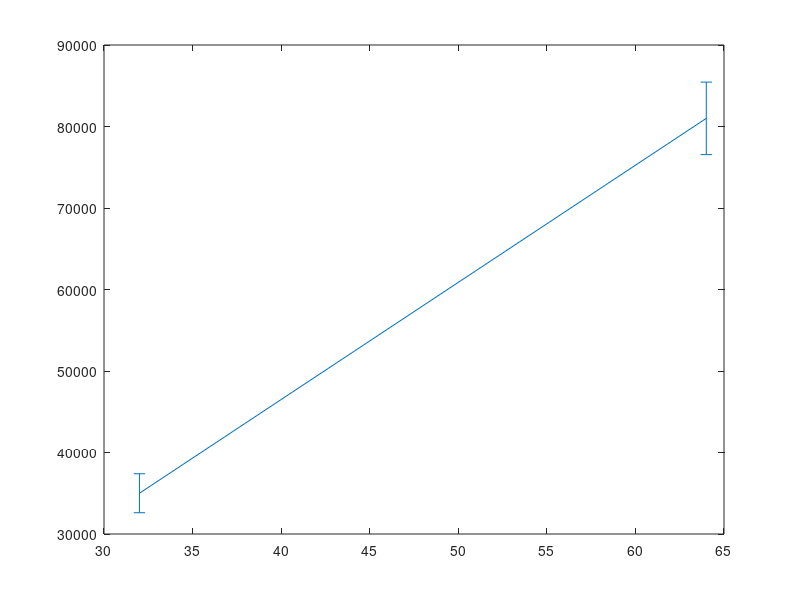

Write MATLAB code to recreate this figure. (Note: this script raises an error after producing the figure.)
function NoiseBathFith(varargin)

	if length(varargin) == 0
		% Load these as NV list
		NV = struct();
		NV.nPulses = [32, 64];
		NV.T2 = [35e3, 81e3];
		NV.T2Err = [2.39e3, 4.45e3];
		NVList = {NV};
	end

	for in = 1:length(NVList)
		NV = NVList{in};
		figErr = figure();
		errorbar(NV.nPulses, NV.T2, NV.T2Err);

		guess = [3.2, 2];
		alpha = 0.318;

		nPulses = NV.nPulses;
		T2 = NV.T2;
		T2Err = NV.T2Err;
		[NVfit, R, J, Covb] = nlinfit(nPulses', T2', @InverseT2Fit, guess, 'Weights', T2Err');

		ci1 = nlparci(NVfit,R,'Jacobian',J,'alpha',alpha);

		NVfit

		invT2 = InverseT2Fit(nPulses, T2);


		set(gca,'xscale','log','Fontweight','bold','FontSize',14)
		set(gca,'yscale','log','Fontweight','bold','FontSize',14)

		hold on;
% 		plot(nPulses, k, 'r');
		plot(nPulses, invT2, 'm');
	end

end



